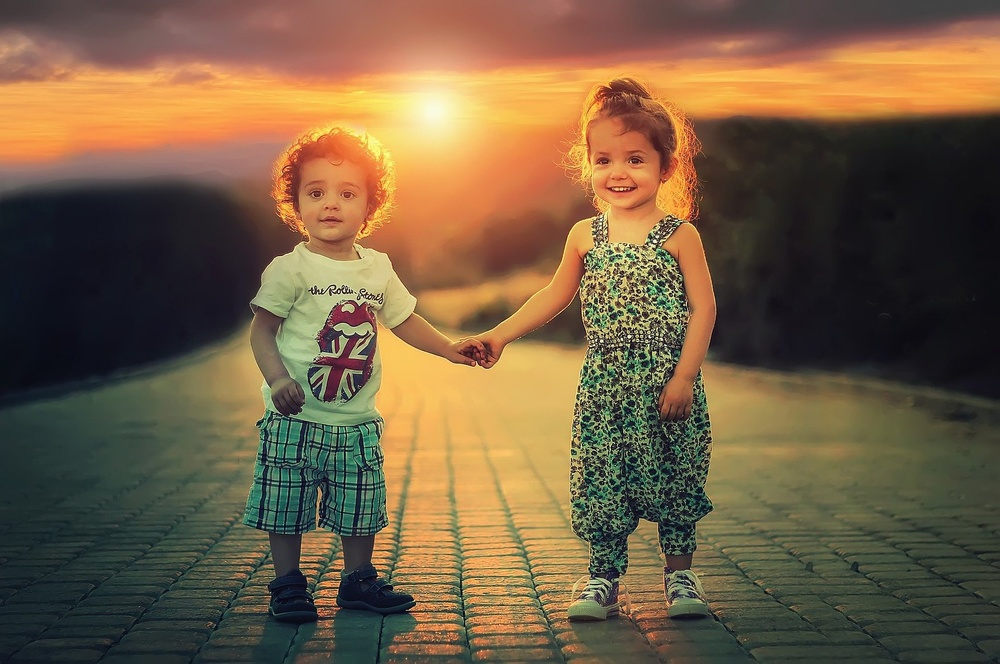
#> input picture children.jpg, 1000 x 664 px, shrunk from 1920 x 1275 before the run, found by its file name
$ jupyter execute FaceDetectorUsingHaarCascadeAlgorithm.ipynb   (shell and % lines are left out)
#> lines starting #> are read from the running program, lines starting #| are printed output that depends on the picture; after the words box and inside, x2 and y2 are one past the last pixel; in counts of white or black regions, pixels touching at a corner belong together
<a href="https://colab.research.google.com/github/bzizmza/Face-Detector-Using-Haar-Cascade-Algorithm/blob/main/FaceDetectorUsingHaarCascadeAlgorithm.ipynb" target="_parent"></a>

[cell 1]
import numpy as np
import cv2
import matplotlib.pyplot as plt
import matplotlib.patches as mpatches
plt.rcParams['figure.figsize'] = [15, 30]

[cell 2]
path='/content/children.jpg'
img = cv2.imread(path)
#> img is the input picture: shape (664, 1000, 3); mean B, G, R 67.4, 94.4, 116.4

# convert image to RGB
imgrgb = cv2.cvtColor(img, cv2.COLOR_BGR2RGB)

plt.imshow(imgrgb)
plt.show()

[cell 3]
face_cascade = cv2.CascadeClassifier('haarcascade_frontalface_default.xml')

path=('/content/children.jpg')
img = cv2.imread(path)
gray = cv2.cvtColor(img, cv2.COLOR_BGR2GRAY)
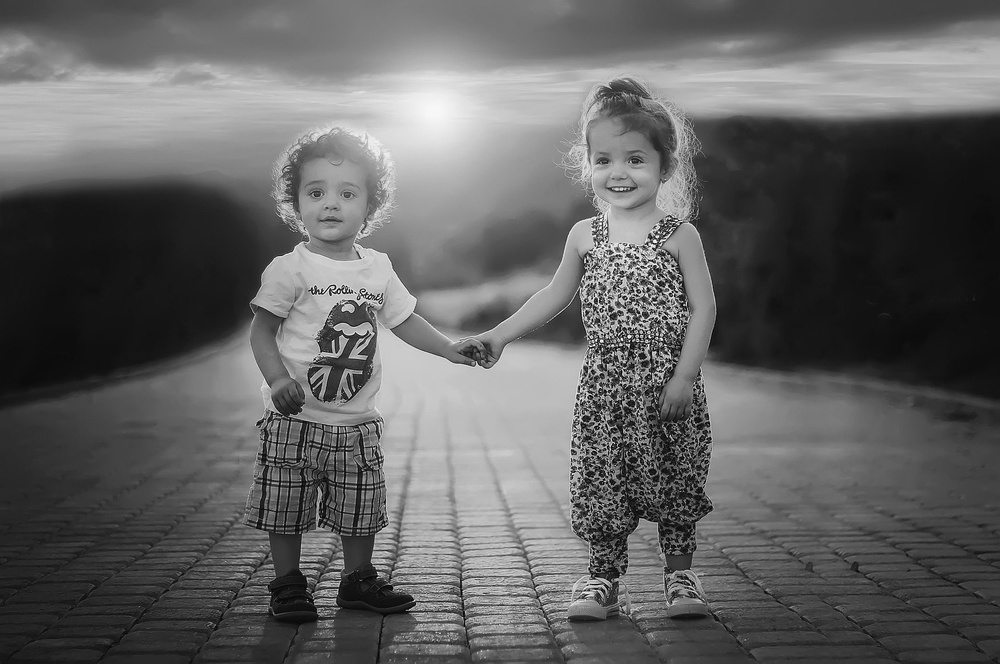
#> gray: shape (664, 1000); min 0, max 254, mean 97.9

[cell 4]
faces = face_cascade.detectMultiScale(
        gray,
        scaleFactor = 1.3,
        minNeighbors = 5
        )
#> faces = [[577, 127, 85, 85], [288, 159, 83, 83]]

for(x, y, w, h) in faces:
    img = cv2.rectangle(
          img,       # image object
          (x,y),     # box position
          (x+w,y+h), # box position
          (255,0,0), # square color
          3          # grid line width
          )
    roi_gray = gray[y:y+h, x:x+w]
    roi_color = img[y:y+h, x:x+w]
#> this loop made 2 passes
#> pass 1, `img = cv2.rectangle( img,`:
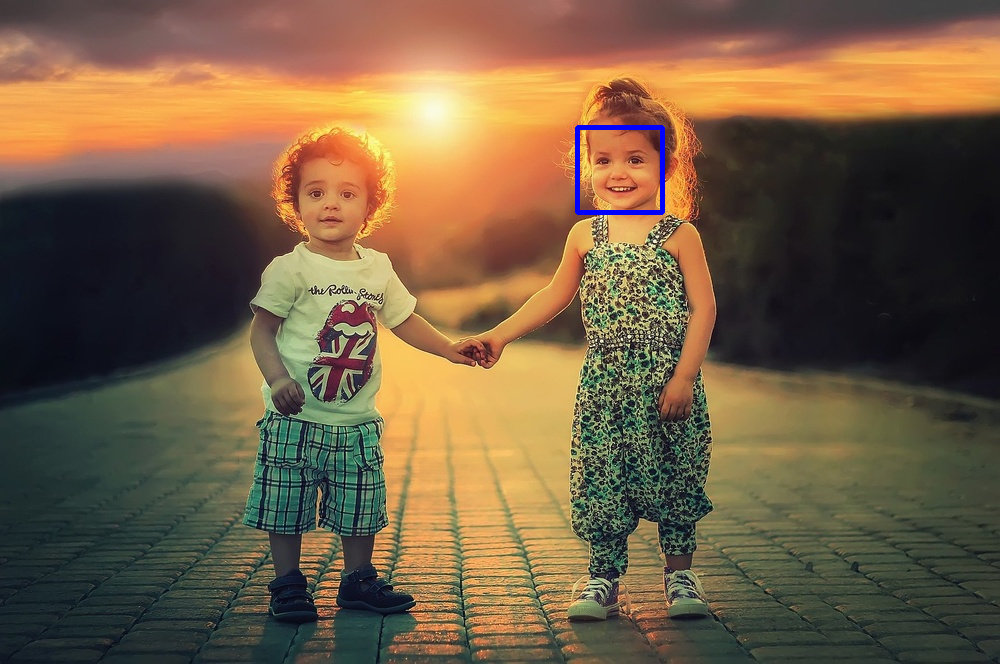
#> img: shape (664, 1000, 3); 0.25% of pixels changed, all inside (x1, y1, x2, y2) = (575, 125, 665, 215)
#> pass 1, `roi_gray = gray[y:y+h, x:x+w]`:
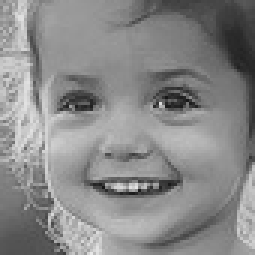
#> roi_gray: shape (85, 85) (shown 3 times larger); min 23, max 231, mean 136.8
#> pass 1, `roi_color = img[y:y+h, x:x+w]`:
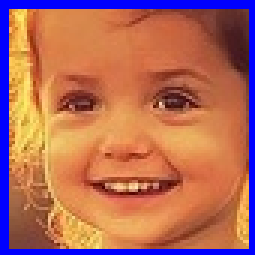
#> roi_color: shape (85, 85, 3) (shown 3 times larger); mean B, G, R 92.1, 106, 176.9
#> pass 2, `img = cv2.rectangle( img,`:
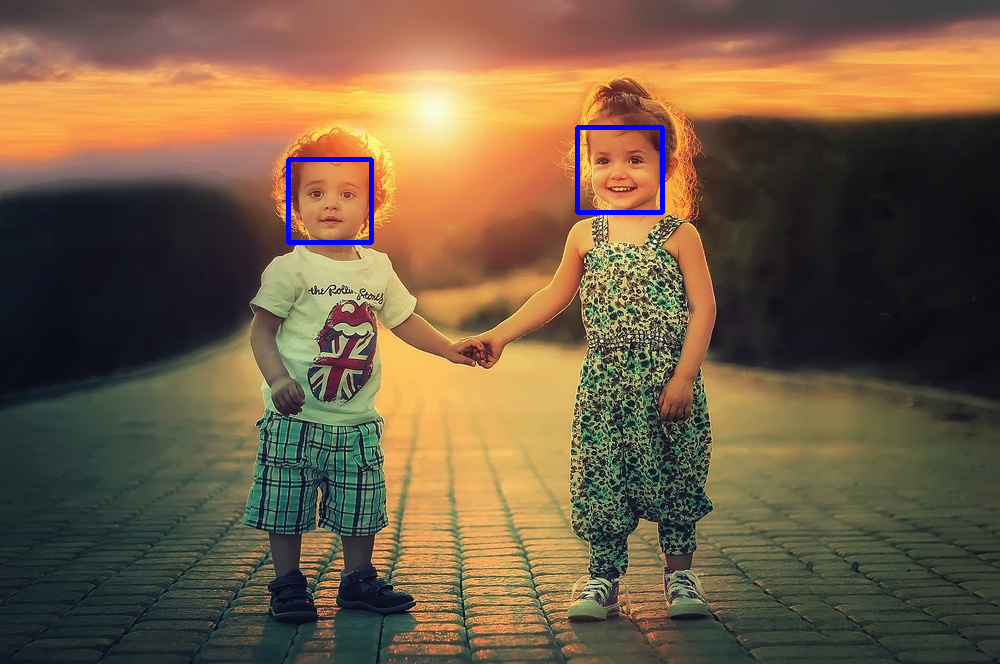
#> img: shape (664, 1000, 3); 0.25% of pixels changed, all inside (x1, y1, x2, y2) = (286, 157, 374, 245)

plt.xticks([])
plt.yticks([])

# Create a label description
face_patch = mpatches.Patch(color='blue', label='Faces')
plt.legend(handles=[face_patch],
          loc='lower right', fontsize=12)

# Plot pictures
imgplot = plt.imshow(cv2.cvtColor(img, cv2.COLOR_BGR2RGB))

[cell 5]
# Face detector

# Eye detector

# Smile detector

[cell 6]
face_cascade = cv2.CascadeClassifier('haarcascade_frontalface_default.xml')
eye_cascade = cv2.CascadeClassifier('haarcascade_eye.xml')
smile_cascade = cv2.CascadeClassifier('haarcascade_smile.xml')

path=('/content/children.jpg')
img = cv2.imread(path)
gray = cv2.cvtColor(img, cv2.COLOR_BGR2GRAY)

[cell 7]
faces =  face_cascade.detectMultiScale(
    gray,
    scaleFactor = 1.3,
    minNeighbors = 5
    )

for(x, y, w, h) in faces:
    img = cv2.rectangle(
          img,        # image object
          (x,y),      # starting position of the box (horizontally and vertically)
          (x+w,y+h),  # the position of the box in addition to the width (w) and height (h)
          (255,0,0),  # box color in RGB
          3           # grid line width
          )

    # Set the region of interest (ROI) as the target area
    roi_gray = gray[y:y+h, x:x+w]
    roi_color = img[y:y+h, x:x+w]

    smiles = smile_cascade.detectMultiScale(roi_gray, minNeighbors=20)
    for(sx, sy, sw, sh) in smiles:
        cv2.rectangle(roi_color, (sx,sy), (sx+sw,sy+sh), (0,0,255), 3)

    eyes = eye_cascade.detectMultiScale(roi_gray)
    for(ex, ey, ew, eh) in eyes:
        cv2.rectangle(roi_color, (ex,ey), (ex+ew,ey+eh), (0,255,255), 3)
#> this loop made 2 passes
#> (x, y, w, h, smiles, eyes) on passes 1 to 2: (577, 127, 85, 85, [[20, 50, 47, 23]], [[45, 22, 24, 24], [15, 23, 24, 24]]), (288, 159, 83, 83, [[22, 54, 40, 20]], [[17, 22, 23, 23], [47, 23, 24, 24]])
#> pass 2, `img = cv2.rectangle( img,`:
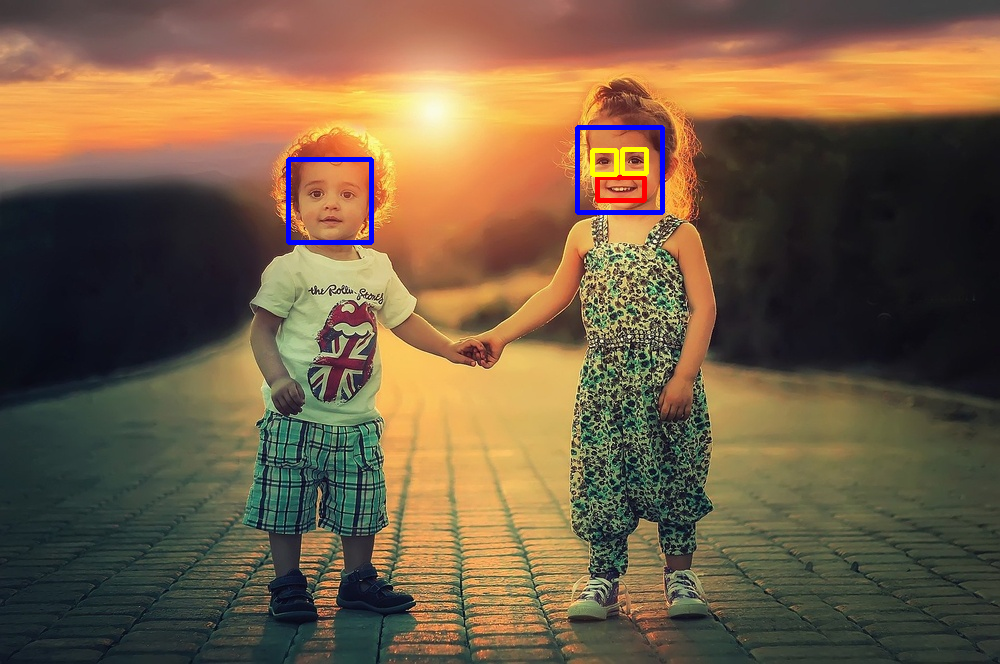
#> img: shape (664, 1000, 3); 0.74% of pixels changed, all inside (x1, y1, x2, y2) = (286, 125, 665, 245)
#> pass 2, `roi_gray = gray[y:y+h, x:x+w]`:
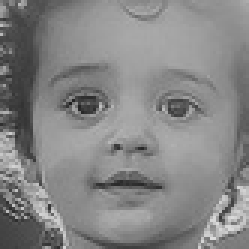
#> roi_gray: shape (83, 83) (shown 3 times larger); min 32, max 221, mean 133.1
#> pass 2, `roi_color = img[y:y+h, x:x+w]`:
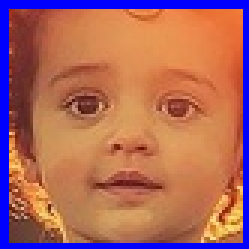
#> roi_color: shape (83, 83, 3) (shown 3 times larger); mean B, G, R 94.6, 103.4, 171.1
#> after the loop:
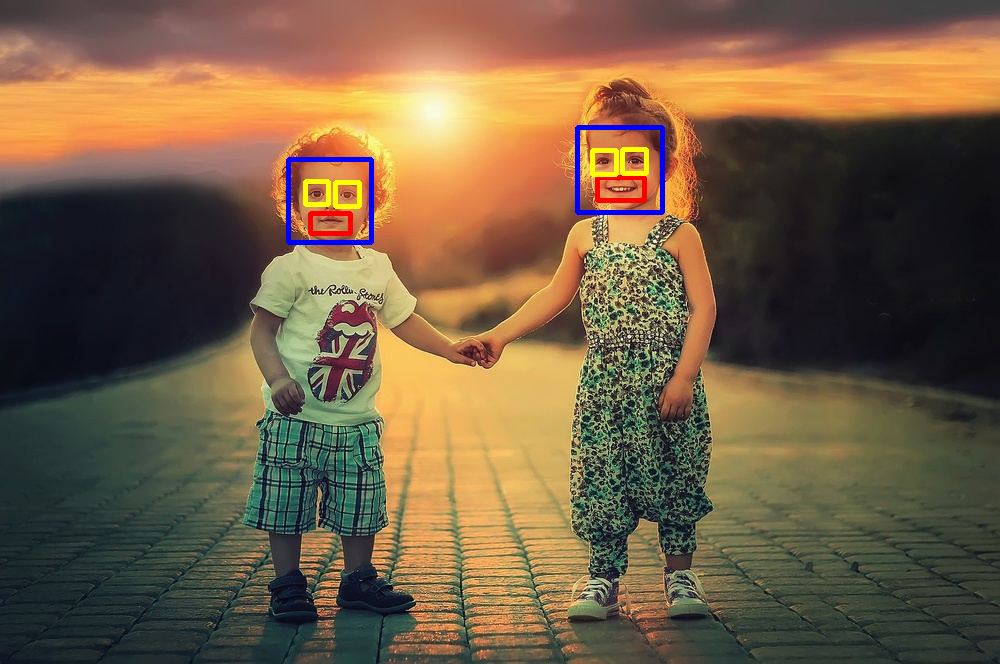
#> img: shape (664, 1000, 3); 0.23% of pixels changed, all inside (x1, y1, x2, y2) = (303, 179, 362, 236)
#> after the loop:
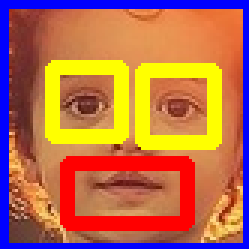
#> roi_color: shape (83, 83, 3) (shown 3 times larger); mean B, G, R 76.6, 108.8, 182.4

plt.xticks([])
plt.yticks([])

face_patch = mpatches.Patch(color='blue', label='Faces')
smile_patch = mpatches.Patch(color='red', label='Smiles')
eye_patch = mpatches.Patch(color='yellow', label='Eyes')
plt.legend(handles=[face_patch, smile_patch, eye_patch],
            loc='lower right', fontsize=12)

imgplot = plt.imshow(cv2.cvtColor(img, cv2.COLOR_BGR2RGB))
